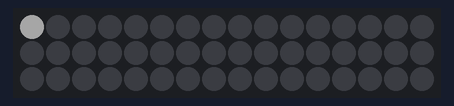
Bench run of a sketch on a simulated Arduino Uno, built with avr-gcc and run on an emulated ATmega328P. On the bench: 16×3 RGB LED matrix (first LED top left, wired row by row). Dim RGB values are drawn brighter than linear.

Above: at 0.05 s.
At 4.93 s:
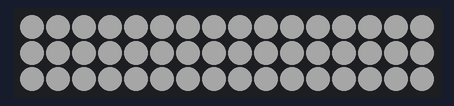
At 9.36 s:
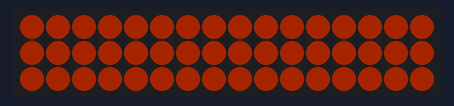
At 15.7 s:
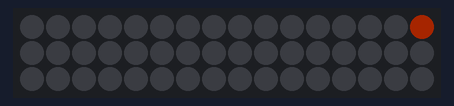
At 27.9 s:
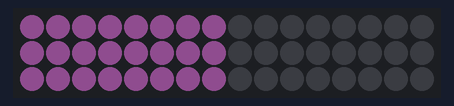
At 34.1 s:
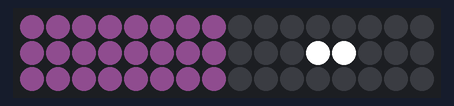

The sketch:

RGBMatrix.ino
```cpp
#include <Adafruit_GFX.h>
#include <Adafruit_NeoMatrix.h>
#include <Adafruit_NeoPixel.h>

#ifndef PSTR
 #define PSTR // Make Arduino Due happy
#endif

#define PIN 6

// MATRIX DECLARATION:
// Parameter 1 = width of NeoPixel matrix
// Parameter 2 = height of matrix
// Parameter 3 = pin number (most are valid)
// Parameter 4 = matrix layout flags, add together as needed:
//   NEO_MATRIX_TOP, NEO_MATRIX_BOTTOM, NEO_MATRIX_LEFT, NEO_MATRIX_RIGHT:
//     Position of the FIRST LED in the matrix; pick two, e.g.
//     NEO_MATRIX_TOP + NEO_MATRIX_LEFT for the top-left corner.
//   NEO_MATRIX_ROWS, NEO_MATRIX_COLUMNS: LEDs are arranged in horizontal
//     rows or in vertical columns, respectively; pick one or the other.
//   NEO_MATRIX_PROGRESSIVE, NEO_MATRIX_ZIGZAG: all rows/columns proceed
//     in the same order, or alternate lines reverse direction; pick one.
//   See example below for these values in action.
// Parameter 5 = pixel type flags, add together as needed:
//   NEO_KHZ800  800 KHz bitstream (most NeoPixel products w/WS2812 LEDs)
//   NEO_KHZ400  400 KHz (classic 'v1' (not v2) FLORA pixels, WS2811 drivers)
//   NEO_GRB     Pixels are wired for GRB bitstream (most NeoPixel products)
//   NEO_GRBW    Pixels are wired for GRBW bitstream (RGB+W NeoPixel products)
//   NEO_RGB     Pixels are wired for RGB bitstream (v1 FLORA pixels, not v2)


// Example for NeoPixel Shield.  In this application we'd like to use it
// as a 5x8 tall matrix, with the USB port positioned at the top of the
// Arduino.  When held that way, the first pixel is at the top right, and
// lines are arranged in columns, progressive order.  The shield uses
// 800 KHz (v2) pixels that expect GRB color data.
Adafruit_NeoMatrix matrix = Adafruit_NeoMatrix(16, 3, PIN,
  NEO_MATRIX_TOP     + NEO_MATRIX_LEFT +
  NEO_MATRIX_ROWS + NEO_MATRIX_ZIGZAG,
  NEO_GRB            + NEO_KHZ800);

int x = matrix.width();
int y = matrix.height();
int brightness = 40;
uint16_t color_w = matrix.Color(255,255,255);
uint16_t color_bk = matrix.Color(0,0,0);
uint16_t color_y = matrix.Color(255,140,0);
uint16_t color_bl = matrix.Color(0,0,255);

void setup() {
  Serial.begin(9600);
   matrix.begin();
   matrix.setBrightness(brightness);
}

void loop() {
  matrix.fillScreen(0);
  set();
}

void set(){
  fill_srow();
  fade_out(millis());
  fill();
  fade_out(millis());
  single_point();
  single_point_t();
  dual();
  fade_out(millis());
  highlight();
  //turn_light();
}

void fill_srow(){
  for(int j=0; j<y; j++){
    for(int i=0; i<x; i++){
      matrix.drawPixel(i, j, color_w);
      matrix.show();
      delay(100);
    }
  }
}

void fill(){
  for(int i=0; i<x; i++){
    for(int j=0; j<y; j++){
      matrix.drawPixel(i, j, color_y);
    }
    matrix.show();
    delay(80);
  }
}

void fade_out(unsigned long _last){
  unsigned long now;
  unsigned long last = _last;
  int temp_b = brightness;
  while (temp_b > 0){
     now = millis();
     if (now-last>50){
        temp_b -= 1;
        matrix.setBrightness(temp_b);
        matrix.show();
        last = now;
    }
  }
  matrix.setBrightness(brightness);
  delay(1000);
}

void single_point(){
  int x_c[] = {0,0,0,1,2,2,2,3,4,4,4,5,6,6,6,7,8,8,8,9,10,10,10,11,12,12,12,13,14,14,14,15};
  int y_c[] = {0,1,2,2,2,1,0,0,0,1,2,2,2,1,0,0,0,1,2,2,2,1,0,0,0,1,2,2,2,1,0,0};
  int s = sizeof(x_c)/sizeof(x_c[0]);
  if (s == sizeof(y_c)/sizeof(y_c[0])){
    for(int i=0; i<s; i++){
      matrix.drawPixel(x_c[i], y_c[i], color_y);
      //Serial.println(x_c[i]);
      if (i>0){
        matrix.drawPixel(x_c[i-1], y_c[i-1], color_bk);
      }
      matrix.show();
      delay(100);
    }
    matrix.fillScreen(0);
    delay(500);
  }
}

void single_point_t(){
  int x_c[] = {0,0,0,1,2,2,2,3,4,4,4,5,6,6,6,7,8,8,8,9,10,10,10,11,12,12,12,13,14,14,14,15};
  int y_c[] = {0,1,2,2,2,1,0,0,0,1,2,2,2,1,0,0,0,1,2,2,2,1,0,0,0,1,2,2,2,1,0,0};
  int s = sizeof(x_c)/sizeof(x_c[0]);
  if (s == sizeof(y_c)/sizeof(y_c[0])){
    for(int i=0; i<s; i++){
      matrix.drawPixel(x_c[i], y_c[i], color_y);
      //Serial.println(x_c[i]);
      matrix.show();
      delay(100);
    }
    matrix.fillScreen(0);
    delay(500);
  }
}

void dual(){
  int x_c[] = {0,1,2,3,4,5,6,7,8,9,10,11,12,13,14,15,15,14,13,12,11,10,9,8,7,6,5,4,3,2,1,0};
  int y_c[] = {1,1,1,1,1,1,1,1,1,1,1,1,1,1,1,1,2,2,2,2,2,2,2,2,2,2,2,2,2,2,2,2};
  int s = sizeof(x_c)/sizeof(x_c[0]);
  int i, j = 0;
  bool nstop = true;
  while (nstop){
    if (i<x){
      matrix.drawPixel(i, 0, color_w);
      i++;
    }
    if (j<s){
      matrix.drawPixel(x_c[j], y_c[j], color_bl);
      j++;
    }
    nstop = i<x or j<s;
    matrix.show();
    delay(100);
  }
}

//highlight effect for only 16*3 matrix
void highlight(){
  //single row effect
  int max_brightness = 255;
  uint16_t temp_w = matrix.Color(80, 65, 80);
  matrix.setBrightness(max_brightness);
  for (int j=0; j<3; j++){
    for (int i=0; i<8; i++){
      matrix.drawPixel(i, j, temp_w);
      matrix.show();
      delay(50);
    }
  }
  //fade in
  unsigned long now;
  unsigned long last = millis();
  uint16_t temp_b;
  int tmp = 0;
  while (tmp <= 255){
     now = millis();
     if (now-last>10){
        temp_b = matrix.Color(tmp, tmp, tmp);
        tmp += 1;
        matrix.drawPixel(11, 1, temp_b);
        matrix.drawPixel(12, 1, temp_b);
        matrix.show();
        last = now;
    }
  }
  while (tmp >= 100){
     now = millis();
     if (now-last>10){
        tmp -= 1;
        temp_b = matrix.Color(tmp, tmp, tmp);
        matrix.drawPixel(11, 1, temp_b);
        matrix.drawPixel(12, 1, temp_b);
        matrix.show();
        last = now;
    }
  }
    while (tmp <= 255){
     now = millis();
     if (now-last>10){
        temp_b = matrix.Color(tmp, tmp, tmp);
        tmp += 1;
        matrix.drawPixel(11, 1, temp_b);
        matrix.drawPixel(12, 1, temp_b);
        matrix.show();
        last = now;
    }
  }
  delay(1000);
  matrix.fillScreen(0);
  matrix.setBrightness(brightness);
}

void turn_light(){
  int n = 1;
  //blinking
  while (n<=5){
    for(int i=0; i<8; i++){
      matrix.drawPixel(i, 1, color_y);
    }
    matrix.show();
    delay(400);
    matrix.fillScreen(0);
    matrix.show();
    delay(400);
    n++;
  }
  n = 1;
  //flow
  while (n<=5){
    for(int i=0; i<8; i++){
      matrix.drawPixel(7-i, 1, color_y);
      matrix.show();
      delay(50);
    }
    delay(200);
    matrix.fillScreen(0);
    matrix.show();
    delay(200);
    n++;
  }
  delay(200);
}
```

Measured:
- what the display in image 3 shows lasts 0.6 s, from 15.7 s to 16.3 s
- what the display in image 5 shows lasts 1.0 s, from 34.1 s to 35.1 s
